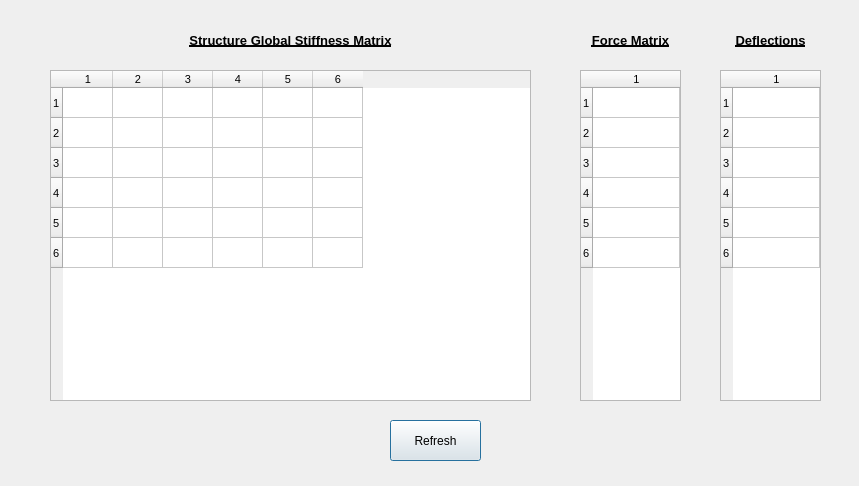
<?xml version="1.0" encoding="UTF-8"?>
<ui version="4.0">
 <class>structureData</class>
 <widget class="QDialog" name="structureData">
  <property name="geometry">
   <rect>
    <x>0</x>
    <y>0</y>
    <width>859</width>
    <height>486</height>
   </rect>
  </property>
  <property name="sizePolicy">
   <sizepolicy hsizetype="Fixed" vsizetype="Fixed">
    <horstretch>0</horstretch>
    <verstretch>0</verstretch>
   </sizepolicy>
  </property>
  <property name="windowTitle">
   <string>Structure Data</string>
  </property>
  <property name="windowIcon">
   <iconset resource="../SAS/resources.qrc">
    <normaloff>:/new/prefix1/structure</normaloff>:/new/prefix1/structure</iconset>
  </property>
  <widget class="QLabel" name="label_24">
   <property name="geometry">
    <rect>
     <x>140</x>
     <y>30</y>
     <width>301</width>
     <height>20</height>
    </rect>
   </property>
   <property name="font">
    <font>
     <pointsize>10</pointsize>
     <weight>75</weight>
     <italic>false</italic>
     <bold>true</bold>
     <underline>true</underline>
     <strikeout>false</strikeout>
    </font>
   </property>
   <property name="text">
    <string>Structure Global Stiffness Matrix</string>
   </property>
   <property name="alignment">
    <set>Qt::AlignCenter</set>
   </property>
  </widget>
  <widget class="QPushButton" name="refresh">
   <property name="enabled">
    <bool>true</bool>
   </property>
   <property name="geometry">
    <rect>
     <x>390</x>
     <y>420</y>
     <width>91</width>
     <height>41</height>
    </rect>
   </property>
   <property name="text">
    <string>Refresh</string>
   </property>
  </widget>
  <widget class="QTableWidget" name="stiffnessMatrix">
   <property name="geometry">
    <rect>
     <x>50</x>
     <y>70</y>
     <width>481</width>
     <height>331</height>
    </rect>
   </property>
   <property name="sizePolicy">
    <sizepolicy hsizetype="Expanding" vsizetype="Expanding">
     <horstretch>0</horstretch>
     <verstretch>0</verstretch>
    </sizepolicy>
   </property>
   <property name="font">
    <font>
     <pointsize>8</pointsize>
    </font>
   </property>
   <attribute name="horizontalHeaderDefaultSectionSize">
    <number>50</number>
   </attribute>
   <attribute name="horizontalHeaderStretchLastSection">
    <bool>false</bool>
   </attribute>
   <attribute name="verticalHeaderStretchLastSection">
    <bool>false</bool>
   </attribute>
   <row>
    <property name="text">
     <string>1</string>
    </property>
   </row>
   <row>
    <property name="text">
     <string>2</string>
    </property>
   </row>
   <row>
    <property name="text">
     <string>3</string>
    </property>
   </row>
   <row>
    <property name="text">
     <string>4</string>
    </property>
   </row>
   <row>
    <property name="text">
     <string>5</string>
    </property>
   </row>
   <row>
    <property name="text">
     <string>6</string>
    </property>
   </row>
   <column>
    <property name="text">
     <string>1</string>
    </property>
   </column>
   <column>
    <property name="text">
     <string>2</string>
    </property>
   </column>
   <column>
    <property name="text">
     <string>3</string>
    </property>
   </column>
   <column>
    <property name="text">
     <string>4</string>
    </property>
   </column>
   <column>
    <property name="text">
     <string>5</string>
    </property>
   </column>
   <column>
    <property name="text">
     <string>6</string>
    </property>
   </column>
  </widget>
  <widget class="QLabel" name="label_25">
   <property name="geometry">
    <rect>
     <x>580</x>
     <y>30</y>
     <width>101</width>
     <height>20</height>
    </rect>
   </property>
   <property name="font">
    <font>
     <pointsize>10</pointsize>
     <weight>75</weight>
     <italic>false</italic>
     <bold>true</bold>
     <underline>true</underline>
     <strikeout>false</strikeout>
    </font>
   </property>
   <property name="text">
    <string>Force Matrix</string>
   </property>
   <property name="alignment">
    <set>Qt::AlignCenter</set>
   </property>
  </widget>
  <widget class="QTableWidget" name="forceMatrix">
   <property name="geometry">
    <rect>
     <x>580</x>
     <y>70</y>
     <width>101</width>
     <height>331</height>
    </rect>
   </property>
   <property name="sizePolicy">
    <sizepolicy hsizetype="Expanding" vsizetype="Expanding">
     <horstretch>0</horstretch>
     <verstretch>0</verstretch>
    </sizepolicy>
   </property>
   <property name="font">
    <font>
     <pointsize>8</pointsize>
    </font>
   </property>
   <attribute name="horizontalHeaderDefaultSectionSize">
    <number>50</number>
   </attribute>
   <attribute name="horizontalHeaderStretchLastSection">
    <bool>true</bool>
   </attribute>
   <attribute name="verticalHeaderStretchLastSection">
    <bool>false</bool>
   </attribute>
   <row>
    <property name="text">
     <string>1</string>
    </property>
   </row>
   <row>
    <property name="text">
     <string>2</string>
    </property>
   </row>
   <row>
    <property name="text">
     <string>3</string>
    </property>
   </row>
   <row>
    <property name="text">
     <string>4</string>
    </property>
   </row>
   <row>
    <property name="text">
     <string>5</string>
    </property>
   </row>
   <row>
    <property name="text">
     <string>6</string>
    </property>
   </row>
   <column>
    <property name="text">
     <string>1</string>
    </property>
   </column>
  </widget>
  <widget class="QLabel" name="label_26">
   <property name="geometry">
    <rect>
     <x>720</x>
     <y>30</y>
     <width>101</width>
     <height>20</height>
    </rect>
   </property>
   <property name="font">
    <font>
     <pointsize>10</pointsize>
     <weight>75</weight>
     <italic>false</italic>
     <bold>true</bold>
     <underline>true</underline>
     <strikeout>false</strikeout>
    </font>
   </property>
   <property name="text">
    <string>Deflections</string>
   </property>
   <property name="alignment">
    <set>Qt::AlignCenter</set>
   </property>
  </widget>
  <widget class="QTableWidget" name="deflectionMatrix">
   <property name="geometry">
    <rect>
     <x>720</x>
     <y>70</y>
     <width>101</width>
     <height>331</height>
    </rect>
   </property>
   <property name="sizePolicy">
    <sizepolicy hsizetype="Expanding" vsizetype="Expanding">
     <horstretch>0</horstretch>
     <verstretch>0</verstretch>
    </sizepolicy>
   </property>
   <property name="font">
    <font>
     <pointsize>8</pointsize>
    </font>
   </property>
   <attribute name="horizontalHeaderDefaultSectionSize">
    <number>50</number>
   </attribute>
   <attribute name="horizontalHeaderStretchLastSection">
    <bool>true</bool>
   </attribute>
   <attribute name="verticalHeaderStretchLastSection">
    <bool>false</bool>
   </attribute>
   <row>
    <property name="text">
     <string>1</string>
    </property>
   </row>
   <row>
    <property name="text">
     <string>2</string>
    </property>
   </row>
   <row>
    <property name="text">
     <string>3</string>
    </property>
   </row>
   <row>
    <property name="text">
     <string>4</string>
    </property>
   </row>
   <row>
    <property name="text">
     <string>5</string>
    </property>
   </row>
   <row>
    <property name="text">
     <string>6</string>
    </property>
   </row>
   <column>
    <property name="text">
     <string>1</string>
    </property>
   </column>
  </widget>
 </widget>
 <resources>
  <include location="../SAS/resources.qrc"/>
 </resources>
 <connections/>
</ui>
